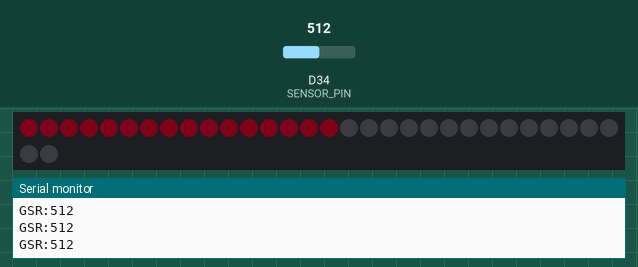
The sketch below on a simulated Arduino Due. On the bench: 32 RGB LEDs in strip order, left to right, continuing on the next row, the last lines printed to the serial monitor. The inputs (shaded band) are chosen by the test bench; at power-on: D34 (SENSOR_PIN) = 512 (analog values on the 0–1023 scale). Dim RGB values are drawn brighter than linear.

Above: at 1.2 s.
1.3 s: D34 (SENSOR_PIN) set to 35
At 2.5 s:
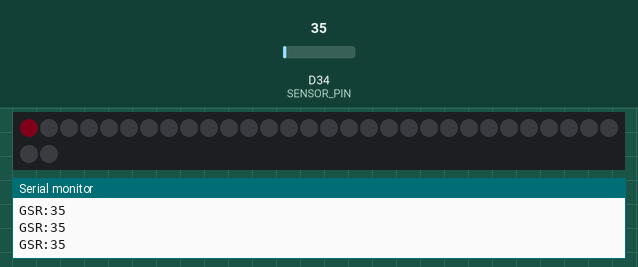
2.8 s: D34 (SENSOR_PIN) set to 29
4.3 s: D34 (SENSOR_PIN) set to 1023
At 4.9 s:
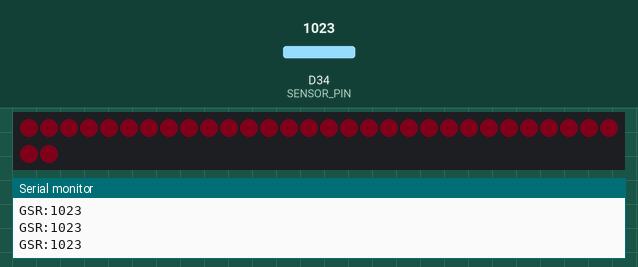
5.8 s: D34 (SENSOR_PIN) set to 1004
7.3 s: D34 (SENSOR_PIN) set to 0
At 8.5 s:
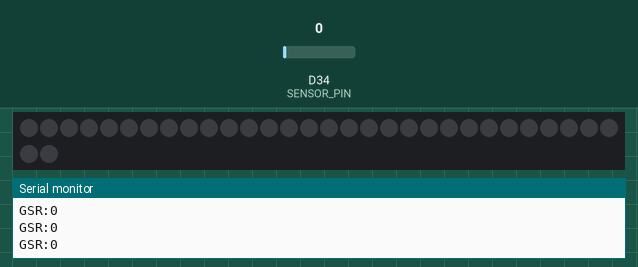
Timing chart, 0 to 9.8 s (numbered marks = the images above; inputs shaded):
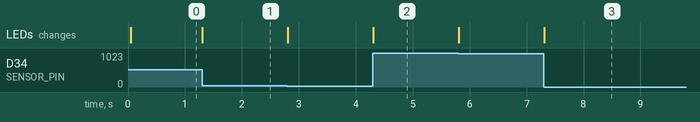

Measured:
- after the input at 1.3 s, the LEDs: change at once (image 1)
- after the input at 4.3 s, the LEDs: change at once (image 2)
- after the input at 7.3 s, the LEDs: change at once (image 3)

The sketch:

feather_gsr_serial.ino
```cpp
// Original Adafruit HUZZAH32: USB serial GSR stream + NeoPixel Wing level.
// Bench-check the sensor output first, with nobody wearing the glove.
#include <Adafruit_NeoPixel.h>

constexpr int SENSOR_PIN = 34; // A2 on the original HUZZAH32
constexpr int PIXEL_PIN = 32;  // Same FeatherWing jumper as the Wi-Fi sketch
constexpr int PIXEL_COUNT = 32;
constexpr int ADC_MAX = 1023;
constexpr unsigned long SAMPLE_INTERVAL_MS = 50;

Adafruit_NeoPixel pixels(PIXEL_COUNT, PIXEL_PIN, NEO_GRB + NEO_KHZ800);
unsigned long lastSample = 0;

void setup() {
  Serial.begin(115200);
  analogReadResolution(10);
  pixels.begin();
  pixels.setBrightness(16);
  pixels.clear();
  pixels.show();
}

void loop() {
  const unsigned long now = millis();
  if (now - lastSample < SAMPLE_INTERVAL_MS) {
    delay(1);
    return;
  }
  lastSample = now;

  const int value = analogRead(SENSOR_PIN);
  Serial.print("GSR:");
  Serial.println(value);

  const int lit = map(value, 0, ADC_MAX, 0, PIXEL_COUNT);
  pixels.clear();
  for (int i = 0; i < lit; ++i) {
    pixels.setPixelColor(i, pixels.Color(80, 8, 28));
  }
  pixels.show();
}
```
